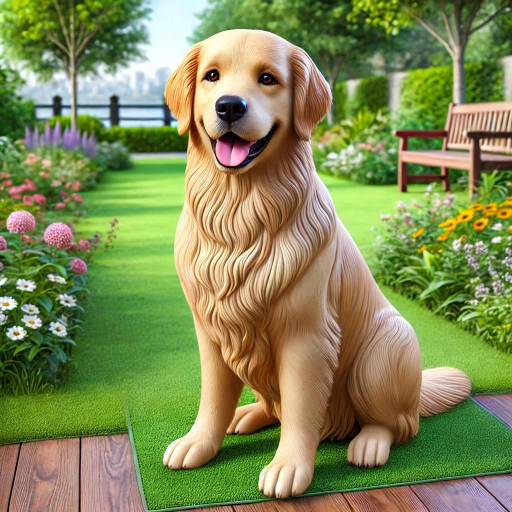
#> input picture prod/Dragon3/backend/pruebasensores/imagensensoresai.JPG, 1024 x 1024 px (shown at 1/2 size)
$ python analizador_maestro.py ../../prod/Dragon3/backend/pruebasensores/imagensensoresai.JPG   (older library calls are emulated)
#> lines starting #> are read from the running program, lines starting #| are printed output that depends on the picture
### dev/analizadorpython/analizadorpython.py
# [CODE]
import cv2
import numpy as np

def db3_escanner_coherencia(filepath):
    img = cv2.imread(filepath, cv2.IMREAD_GRAYSCALE)
    if img is None: return None

    h, w = img.shape
    h_mod, w_mod = (h // 8) * 8, (w // 8) * 8
    img = img[:h_mod, :w_mod].astype(np.float32)

    # Submuestreo adaptativo estocástico para garantizar P95 < 200ms
    hb, wb = h_mod // 8, w_mod // 8
    max_macro = 64
    stride_h = max(1, hb // max_macro)
    stride_w = max(1, wb // max_macro)

    # Extracción por zancada conservando adyacencia espacial geométrica
    blocks = img.reshape(hb, 8, wb, 8).swapaxes(1, 2)
    blocks = blocks[::stride_h, ::stride_w]
    hb_s, wb_s = blocks.shape[0], blocks.shape[1]

    # Reconstrucción matricial rápida para evaluación de bordes y costuras
    img_min = blocks.swapaxes(1, 2).reshape(hb_s * 8, wb_s * 8)

    sobelx = cv2.Sobel(img_min, cv2.CV_32F, 1, 0, ksize=3)
    sobely = cv2.Sobel(img_min, cv2.CV_32F, 0, 1, ksize=3)
    mag_bordes = np.sqrt(sobelx**2 + sobely**2)
    blocks_bordes = mag_bordes.reshape(hb_s, 8, wb_s, 8).swapaxes(1, 2)

    block_mean_lum = np.mean(blocks, axis=(2, 3))
    block_edge_den = np.mean(blocks_bordes, axis=(2, 3))

    # Máscara dinámica contra penumbra y áreas lavadas por compresión
    W = np.ones_like(block_mean_lum, dtype=np.float32)
    W[block_mean_lum < 45.0] *= 0.15
    W[block_edge_den < 6.0] *= 0.15
    if np.sum(W) == 0: W = np.ones_like(W, dtype=np.float32)

    D = np.zeros((8, 8), dtype=np.float32)
    for i in range(8):
        for j in range(8):
            if i == 0:
                D[i, j] = 1 / np.sqrt(8)
            else:
                D[i, j] = np.sqrt(2/8) * np.cos((2*j + 1) * i * np.pi / 16)

    dct_blocks = np.einsum('ij,kljm,mn->klin', D, blocks, D.T)

    ac1 = dct_blocks[:, :, 0, 1]
    ac2 = dct_blocks[:, :, 1, 0]

    diff_raw = ac1 - ac2
    diferencial = np.sign(diff_raw)

    # 1. Aleatoriedad Espacial Ponderada
    cambio_v = np.abs(np.diff(diferencial, axis=0))
    W_v = (W[:-1, :] + W[1:, :]) / 2.0
    aleatoriedad_v = np.sum(cambio_v * W_v) / (np.sum(W_v) + 1e-5)

    cambio_h = np.abs(np.diff(diferencial, axis=1))
    W_h = (W[:, :-1] + W[:, 1:]) / 2.0
    aleatoriedad_h = np.sum(cambio_h * W_h) / (np.sum(W_h) + 1e-5)
    aleatoriedad_espacial = (aleatoriedad_v + aleatoriedad_h) / 2.0

    # 2. Momentos Estadísticos globales
    mean_diff = np.sum(diff_raw * W) / np.sum(W)
    var_diff = np.sum(((diff_raw - mean_diff) ** 2) * W) / np.sum(W)
    std_diff = np.sqrt(var_diff) + 1e-5
    diff_norm = (diff_raw - mean_diff) / std_diff

    curtosis_global = np.sum((diff_norm ** 4) * W) / np.sum(W)
    skewness = np.sum((diff_norm ** 3) * W) / np.sum(W)

    # 3. Métrica de Control Regional: Varianza de Curtosis Local (Macrobloques 4x4)
    m_size = 4
    # Inicializamos la matriz para auditoría local
    grid_rows = hb_s // m_size
    grid_cols = wb_s // m_size
    matriz_curtosis = np.zeros((grid_rows, grid_cols), dtype=np.float32)

    curtosis_locales = []
    for r in range(0, hb_s - (hb_s % m_size), m_size):
        for c in range(0, wb_s - (wb_s % m_size), m_size):
            sub_diff = diff_norm[r:r+m_size, c:c+m_size]
            sub_W = W[r:r+m_size, c:c+m_size]
            s_W = np.sum(sub_W)
            if s_W > 0:
                k_loc = np.sum((sub_diff ** 4) * sub_W) / s_W
                curtosis_locales.append(k_loc)
                matriz_curtosis[r // m_size, c // m_size] = k_loc
            else:
                matriz_curtosis[r // m_size, c // m_size] = 0.0

    var_curtosis_local = np.var(curtosis_locales) if len(curtosis_locales) > 1 else 0.0

    # 4. Energía de altas frecuencias
    abs_diff = np.abs(diff_raw)
    energia_ac_media = np.sum(abs_diff * W) / np.sum(W)
    varianza_energia_ac = np.sum(((abs_diff - energia_ac_media) ** 2) * W) / np.sum(W)

    p_positivo = np.sum((diferencial == 1) * W) / np.sum(W)
    p_negativo = np.sum((diferencial == -1) * W) / np.sum(W)
    p_cero = np.sum((diferencial == 0) * W) / np.sum(W)

    entropia_signo = 0.0
    for p in [p_positivo, p_negativo, p_cero]:
        if p > 0: entropia_signo -= p * np.log2(p)

    # 5. Geometría de Rejilla (Costuras)
    costuras = np.abs(np.diff(img_min[7::8, :], axis=0))
    aristas = np.abs(np.diff(img_min, axis=0))[7::8, :]
    ratio_costuras = np.mean(costuras) / (np.mean(aristas) + 1e-5)

    return {
        "aleatoriedad_espacial": aleatoriedad_espacial,
        "curtosis_residual": curtosis_global,
        "var_curtosis_local": var_curtosis_local,
        "skewness_residual": skewness,
        "energia_ac_media": energia_ac_media,
        "varianza_energia_ac": varianza_energia_ac,
        "entropia_signo": entropia_signo,
        "ratio_costuras": ratio_costuras,
        "dimensiones": (hb_s, wb_s),
        "matriz_curtosis": matriz_curtosis
    }

### dev/analizadorpython/analizador_maestro.py
# [CODE]
# analizador_maestro.py - Diagnóstico Total (Multicapa + Heatmap + Sobel Edge Detector)
import sys
import os
import numpy as np
import cv2
from analizadorpython import db3_escanner_coherencia

def compute_aristas(f):
    """
    Procesado forense: Sobel Operator para detección de discontinuidad.
    Indispensable para identificar costuras de IA.
    """
    img = cv2.imread(f, cv2.IMREAD_GRAYSCALE)
    if img is None:
        return np.zeros((64, 64))
    img = cv2.resize(img, (64, 64))
    grad_x = cv2.Sobel(img, cv2.CV_64F, 1, 0, ksize=3)
    grad_y = cv2.Sobel(img, cv2.CV_64F, 0, 1, ksize=3)
    mag = np.sqrt(grad_x**2 + grad_y**2)
    return mag / (np.max(mag) + 1e-6)

def get_forensic_metrics(data):
    m = data.get('matriz_curtosis', np.zeros((1,1)))
    grad_y, grad_x = np.gradient(m)
    mag_grad = np.sqrt(grad_x**2 + grad_y**2)
    idx = np.argmax(mag_grad)
    seam_loc = np.unravel_index(idx, mag_grad.shape)
    return {
        "Forensic_MaxGrad": np.max(mag_grad),
        "Forensic_SeamLoc": seam_loc,
        "Forensic_SkewK": np.mean((m.flatten() - np.mean(m))**3) / (np.std(m)**3 + 1e-6)
    }

def get_vogel_metrics(data):
    edges = data.get('aristas_struct', np.zeros((1,1)))
    # Vogel_EdgeCoherence: Mide simetría y continuidad
    vogel_score = np.sum(np.abs(np.diff(edges, axis=0))) / (np.prod(edges.shape) + 1e-6)
    return {
        "Vogel_EdgeCoherence": vogel_score,
        "Vogel_Distorsion": np.std(edges)
    }

def print_heatmap(name, m):
    print(f"\n[HEATMAP] {name}")
    h, w = m.shape
    for i in range(h):
        row_str = " ".join([f"{val:6.1f}" if val > 20 else "    .   " for val in m[i, :]])
        print(row_str)

def main():
    files = sys.argv[1:]
    if not files: return

    dataset = {}
    all_keys = set()

    # Proceso de carga robusto
    for f in files:
        if not os.path.exists(f):
            print(f"[ERROR] Archivo no accesible: {f}")
            continue

        data = db3_escanner_coherencia(f)
#> in db3_escanner_coherencia, `W[block_mean_lum < 45.0] *= 0.15`: W: shape (64, 64) float32; values 0.15 (black) and 1 (white), 96.6% white; black in thin lines or dots
#> in db3_escanner_coherencia, `W[block_edge_den < 6.0] *= 0.15`:
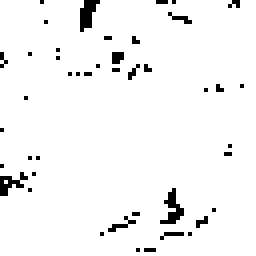
#> W: shape (64, 64) float32 (shown 4 times larger); values 0.15 (black) and 1 (white), 96% white; black in thin lines or dots
#> in db3_escanner_coherencia, `aleatoriedad_v = np.sum(cambio_v * W_v) / (np.sum(W_v) + 1e-5)`: aleatoriedad_v = 0.911
#> in db3_escanner_coherencia, `aleatoriedad_h = np.sum(cambio_h * W_h) / (np.sum(W_h) + 1e-5)`: aleatoriedad_h = 0.852
#> in db3_escanner_coherencia, `aleatoriedad_espacial = (aleatoriedad_v + aleatoriedad_h) / 2.0`: aleatoriedad_espacial = 0.881
#> in db3_escanner_coherencia, `mean_diff = np.sum(diff_raw * W) / np.sum(W)`: mean_diff = 1.77
#> in db3_escanner_coherencia, `var_diff = np.sum(((diff_raw - mean_diff) ** 2) * W) / np.sum(W)`: var_diff = 14519.3
#> in db3_escanner_coherencia, `std_diff = np.sqrt(var_diff) + 1e-5`: std_diff = 120.5
#> in db3_escanner_coherencia, `curtosis_global = np.sum((diff_norm ** 4) * W) / np.sum(W)`: curtosis_global = 7.06
#> in db3_escanner_coherencia, `skewness = np.sum((diff_norm ** 3) * W) / np.sum(W)`: skewness = 0.0649
#> after the loop in db3_escanner_coherencia, `for r in range(0, hb_s - (hb_s % m_size), m_size):`: curtosis_locales = 256 values, max 111.7 at index 54, min 5.75e-06 at index 5, mean 6.98
#> in db3_escanner_coherencia, `var_curtosis_local = np.var(curtosis_locales) if len(curtosis_locales)..`: var_curtosis_local = 209.7
#> in db3_escanner_coherencia, `abs_diff = np.abs(diff_raw)`:
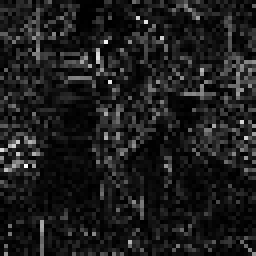
#> abs_diff: shape (64, 64) float32 (shown 4 times larger); min 0, max 696.6, mean 78.4; drawn with min black and max white
#> in db3_escanner_coherencia, `energia_ac_media = np.sum(abs_diff * W) / np.sum(W)`: energia_ac_media = 79.69
#> in db3_escanner_coherencia, `varianza_energia_ac = np.sum(((abs_diff - energia_ac_media) ** 2) * W)..`: varianza_energia_ac = 8172.1
#> in db3_escanner_coherencia, `p_positivo = np.sum((diferencial == 1) * W) / np.sum(W)`: p_positivo = 0.504
#> in db3_escanner_coherencia, `p_negativo = np.sum((diferencial == -1) * W) / np.sum(W)`: p_negativo = 0.496
#> in db3_escanner_coherencia, `p_cero = np.sum((diferencial == 0) * W) / np.sum(W)`: p_cero = 0.000442
#> the loop in db3_escanner_coherencia, `for p in [p_positivo, p_negativo, p_cero]:` made 3 passes
#> (p, entropia_signo) on passes 1 to 3: (0.504, 0.498), (0.496, 1), (0.000442, 1.01)
#> after the loop in db3_escanner_coherencia, `for p in [p_positivo, p_negativo, p_cero]:`: entropia_signo = 1.01
#> in db3_escanner_coherencia, `aristas = np.abs(np.diff(img_min, axis=0))[7::8, :]`:
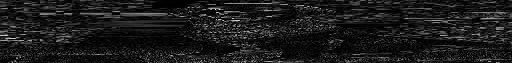
#> aristas: shape (63, 512) float32; min 0, max 241, mean 27.2
#> in db3_escanner_coherencia, `ratio_costuras = np.mean(costuras) / (np.mean(aristas) + 1e-5)`: ratio_costuras = 1.24
#> data = 10 items
        if data:
            # INYECCIÓN FORENSE: Sobel si aristas_struct está comprometido
            if 'aristas_struct' not in data or np.all(data['aristas_struct'] == 0):
                data['aristas_struct'] = compute_aristas(f)
#> in compute_aristas, `img = cv2.resize(img, (64, 64))`:
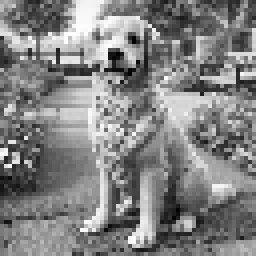
#> img: shape (64, 64) (shown 4 times larger); min 2, max 255, mean 130.1
#> in compute_aristas, `grad_x = cv2.Sobel(img, cv2.CV_64F, 1, 0, ksize=3)`:
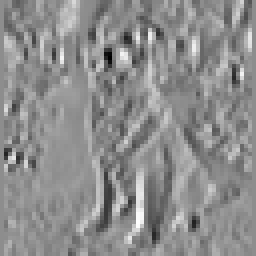
#> grad_x: shape (64, 64) float64 (shown 4 times larger); min -877, max 707, mean 1.8; drawn with min black and max white
#> in compute_aristas, `grad_y = cv2.Sobel(img, cv2.CV_64F, 0, 1, ksize=3)`:
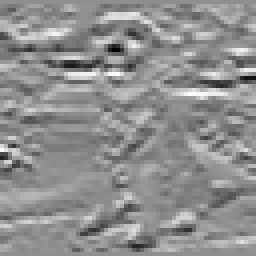
#> grad_y: shape (64, 64) float64 (shown 4 times larger); min -875, max 684, mean 1.2; drawn with min black and max white
#> in compute_aristas, `mag = np.sqrt(grad_x**2 + grad_y**2)`:
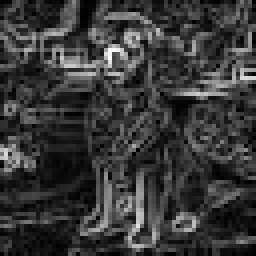
#> mag: shape (64, 64) float64 (shown 4 times larger); min 0, max 904.9, mean 200.8; drawn with min black and max white

            data.update(get_forensic_metrics(data))
#> in get_forensic_metrics, `idx = np.argmax(mag_grad)`: idx = 128
#> in get_forensic_metrics, `seam_loc = np.unravel_index(idx, mag_grad.shape)`: seam_loc = (8, 0)
            data.update(get_vogel_metrics(data))
#> in get_vogel_metrics, `vogel_score = np.sum(np.abs(np.diff(edges, axis=0))) / (np.prod(edges...`: vogel_score = 0.107
            dataset[f] = data
            all_keys.update(data.keys())

    if not dataset: return

    # Exclusión de matrices del dump de tabla
    keys_to_exclude = {'matriz_curtosis', 'aristas_struct'}
    sorted_keys = [k for k in sorted(list(all_keys)) if k not in keys_to_exclude]
#> sorted_keys = 14 items, first 6: 'Forensic_MaxGrad', 'Forensic_SeamLoc', 'Forensic_SkewK', 'Vogel_Distorsion', 'Vogel_EdgeCoherence', 'aleatoriedad_espacial'

    # Header dinámico
    header = f"{'PARAMETRO':<25}"
    for f in files:
        if f in dataset:
            header += f" | {f:<15}"
    print(header)
#| PARAMETRO                 | ../../prod/Dragon3/backend/pruebasensores/imagensensoresai.JPG
    print("-" * len(header))

    # Impresión de métricas con control de existencia
    for k in sorted_keys:
        row = f"{k:<25}"
        for f in files:
            val = dataset.get(f, {}).get(k, "N/A")
            if isinstance(val, (float, np.float32, np.float64)):
                row += f" | {val:<15.4f}"
            elif isinstance(val, np.ndarray):
                row += f" | μ{val.mean():.2f}"
            else:
                row += f" | {str(val):<15}"
        print(row)
#> this loop made 14 passes
#> k on passes 1 to 12: 'Forensic_MaxGrad', 'Forensic_SeamLoc', 'Forensic_SkewK', 'Vogel_Distorsion', 'Vogel_EdgeCoherence', 'aleatoriedad_espacial', 'curtosis_residual', 'dimensiones', 'energia_ac_media', 'entropia_signo', 'ratio_costuras', 'skewness_residual'
#| Forensic_MaxGrad          | 71.7717
#| Forensic_SeamLoc          | (8, 0)
#| Forensic_SkewK            | 4.1219
#| Vogel_Distorsion          | 0.1610
#| Vogel_EdgeCoherence       | 0.1068
#| aleatoriedad_espacial     | 0.8812
#| curtosis_residual         | 7.0569
#| dimensiones               | (64, 64)
#> (further printed lines are left out)

    # Volcado de mapas de calor para auditoría
    for f in files:
        if f in dataset and 'matriz_curtosis' in dataset[f]:
            print_heatmap(f, dataset[f]['matriz_curtosis'])

if __name__ == "__main__":
    main()
